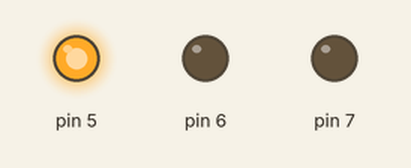
A sketch run on a simulated Arduino Uno, built with avr-gcc and run on an emulated ATmega328P. Shown: output pins drawn as LEDs (lit = HIGH).

Above: at 2.5 s.
At 6.0 s:
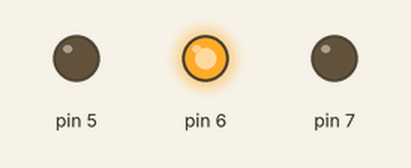
At 9.5 s:
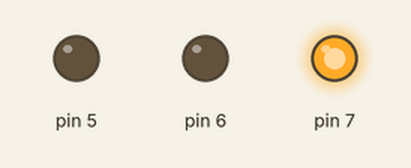
Timing chart, 0 to 15.6 s (numbered marks = the images above):
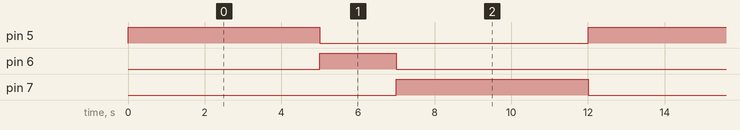

Measured:
- by itself, pin 5, pin 7: alternates HIGH for 5.0 s and LOW for 7.0 s
- by itself, pin 6: alternates HIGH for 2.0 s and LOW for 10.0 s
- by itself, everything shown: repeats every 12.0 s, in 3 steps

The sketch:

traffic-light-commands.ino
```cpp
/**
 | --------------------------------------------------------
 | Lista 1
 | --------------------------------------------------------
 | Autores: Raphael Ramos
 |
 | µControlador: Atmega328p
 |
 | Descrição: Implementado com comandos nativos do arduino UNO
*/

void setup()
{
    pinMode(PD7, OUTPUT);
    pinMode(PD6, OUTPUT);
    pinMode(PD5, OUTPUT);
}

void loop()
{
    // PD5 (red ON), PD6 (yellow OFF), PD7 (green OFF)
    digitalWrite(PD7, LOW);
    digitalWrite(PD6, LOW);
    digitalWrite(PD5, HIGH);
    delay(5000);

  	// PD5 (red OFF), PD6 (yellow ON), PD7 (green OFF)
    digitalWrite(PD7, LOW);
    digitalWrite(PD6, HIGH);
    digitalWrite(PD5, LOW);
    delay(2000);

  	// PD5 (red OFF), PD6 (yellow OFF), PD7 (green ON)
    digitalWrite(PD7, HIGH);
    digitalWrite(PD6, LOW);
    digitalWrite(PD5, LOW);
    delay(5000);
}
```
